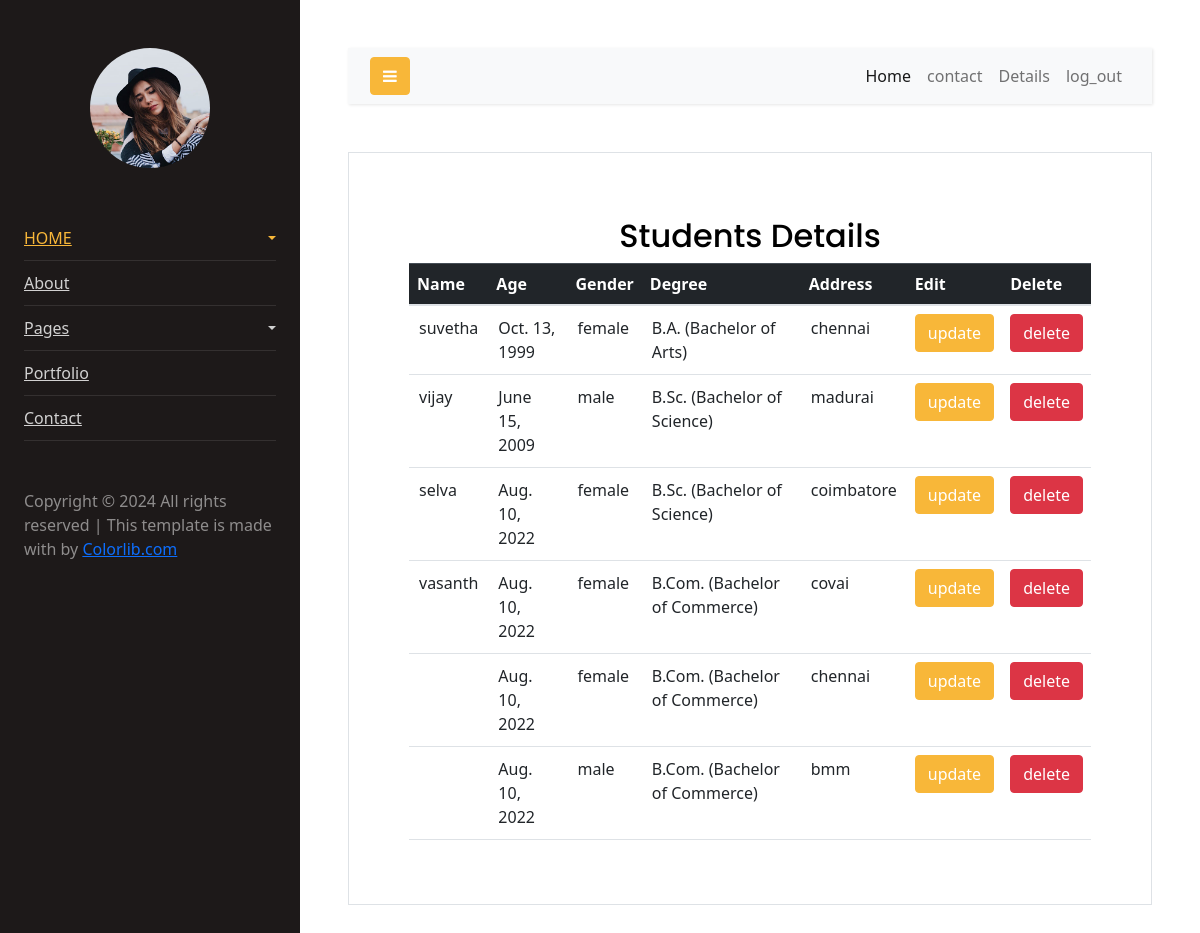
The app's page /read/ with its own data.
### myapp/models.py (models this page shows, shortened)
class Details(models.Model):
    name=models.CharField(max_length=100)
    age=models.DateField()
    gender=models.CharField(max_length=50)
    degree=models.TextField(max_length=50)
    address=models.TextField(max_length=255)

### myapp/views.py (the view)
# urls.py: path('read/',views.retrieve,name="retrieve"),
def retrieve(request):
    details=Details.objects.all()
    return render(request,'retrieve.html',{'details':details})

### template/retrieve.html (shortened to what this page needs)
{% extends 'base2.html' %}
{% load static %}
{% block content%}
<body>
  <div class="container p-5 my-5 border">
    <div class="container mt-3">
      <center>
        <h2>Students Details </h2>
      </center>
      <table class="table">
        <thead class="table-dark">
          <tr>
            <th>Name</th>
            <th>Age</th>
            <th>Gender</th>
            <th>Degree</th>
            <th>Address</th>
            <th>Edit</th>
            <th>Delete</th>
          </tr>
        </thead>
        <tbody>
          {% for i in details %}
          <tr>
            <td style="padding:10px;">{{i.name}}</td>
            <td style="padding:10px;">{{i.age}}</td>
            <td style="padding:10px;">{{i.gender}}</td>
            <td style="padding:10px;">{{i.degree}}</td>
            <td style="padding:10px;">{{i.address}}</td>
            <td>
              <button type="button" class="btn btn-primary" data-bs-toggle="modal" data-bs-target="#exampleModal"
                onclick="edit('{{i.id}}')">
                update
              </button>
            </td>
            <td>
              <button type="button" class="btn btn-danger" data-bs-toggle="modal" data-bs-target="#deleteModal{{i.id}}">
                delete
              </button>
            </td>
          </tr>
          {% endfor %}
        </tbody>
      </table>
    </div>
  </div>
  </div>
</body>
{% endblock %}

### template/base2.html (shortened to what this page needs)
{% load static %}
<!DOCTYPE html>
<html>
<head>
  {% include 'header2.html' %}
</head>
<body>
  <div class="wrapper d-flex align-items-stretch">
    <nav id="sidebar">
      <div class="p-4 pt-5">
        <a href="#" class="img logo rounded-circle mb-5" style="background-image: url(images/logo.jpg);"></a>
        <ul class="list-unstyled components mb-5">
          <li class="active">
            <a href="#homeSubmenu" data-toggle="collapse" aria-expanded="false" class="dropdown-toggle">HOME</a>
          </li>
          <li>
            <a href="#">About</a>
          </li>
          <li>
            <a href="#pageSubmenu" data-toggle="collapse" aria-expanded="false" class="dropdown-toggle">Pages</a>
          </li>
          <li>
            <a href="#">Portfolio</a>
          </li>
          <li>
            <a href="#">Contact</a>
          </li>
        </ul>
        <div class="footer">
          <p>
            Copyright &copy;
            <script>document.write(new Date().getFullYear());</script> All rights reserved | This template is made with
             by <a href="https://colorlib.com"
              target="_blank">Colorlib.com</a>
          </p>
        </div>
      </div>
    </nav>
    <div id="content" class="p-4 p-md-5">
      <nav class="navbar navbar-expand-lg navbar-light bg-light">
        <div class="container-fluid">
          <button type="button" id="sidebarCollapse" class="btn btn-primary">
            <i class="fa fa-bars"></i>
          </button>
          <div class="collapse navbar-collapse" id="navbarSupportedContent">
            <ul class="nav navbar-nav ml-auto">
              <li class="nav-item active">
                <a class="nav-link" href="{% url 'home' %}">Home</a>
              </li>
              <li class="nav-item">
                <a class="nav-link" href="#">contact</a>
              </li>
              <li class="nav-item">
                <a class="nav-link" href="{% url 'retrieve' %}">Details</a>
              </li>
              <li class="nav-item">
                <a class="nav-link" href="{% url 'signin' %}"> log_out </a>
              </li>
            </ul>
          </div>
        </div>
      </nav>
      {% block content %}
      {% endblock %}

### template/header2.html (shortened to what this page needs)
{% load static %}
<link rel="stylesheet" href="https://stackpath.bootstrapcdn.com/font-awesome/4.7.0/css/font-awesome.min.css">
<link rel="stylesheet" href="{% static 'nav/css/style.css' %}">
<link href="https://cdn.jsdelivr.net/npm/bootstrap@5.1.3/dist/css/bootstrap.min.css" rel="stylesheet">

### template/scripts2.html (shortened to what this page needs)
{% load static %}

### records on screen
Details: name "suvetha", age "Oct. 13, 1999", gender "female", degree "B.A. (Bachelor of Arts)", address "chennai"
Details: name "vijay", age "June 15, 2009", gender "male", degree "B.Sc. (Bachelor of Science)", address "madurai"
Details: name "selva", age "Aug. 10, 2022", gender "female", degree "B.Sc. (Bachelor of Science)", address "coimbatore"
Details: name "vasanth", age "Aug. 10, 2022", gender "female", degree "B.Com. (Bachelor of Commerce)", address "covai"
Details: age "Aug. 10, 2022", gender "female", degree "B.Com. (Bachelor of Commerce)", address "chennai"
Details: age "Aug. 10, 2022", gender "male", degree "B.Com. (Bachelor of Commerce)", address "bmm"
